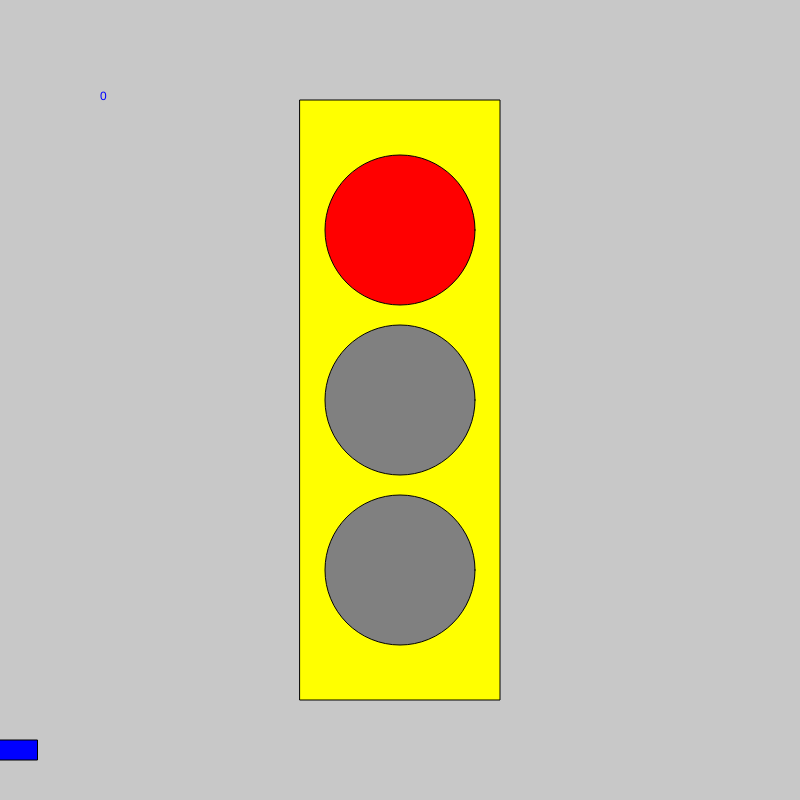
Frame 1 (no input)
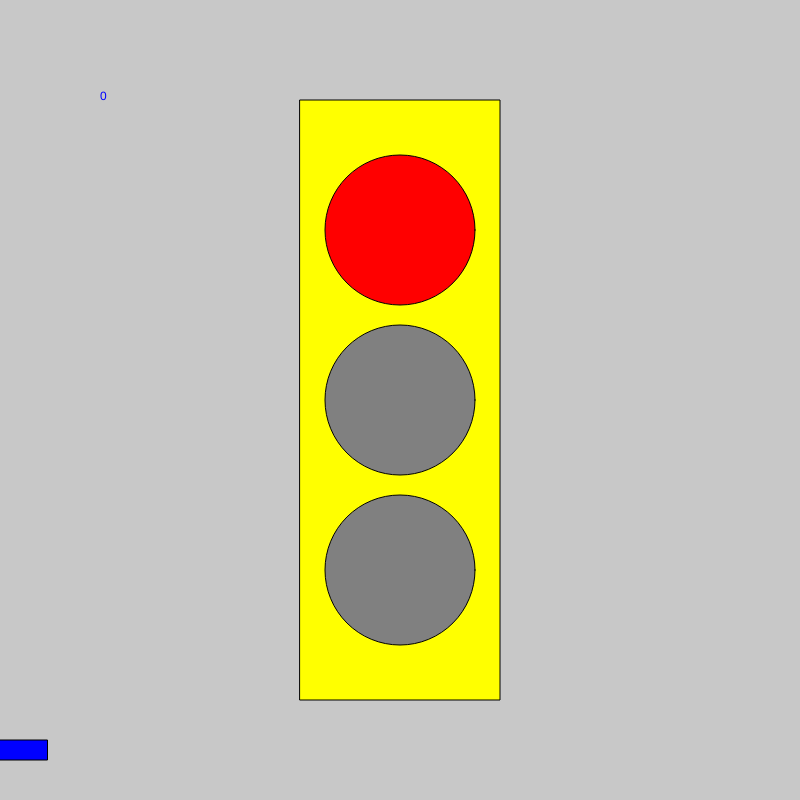
Frame 60 (no input)
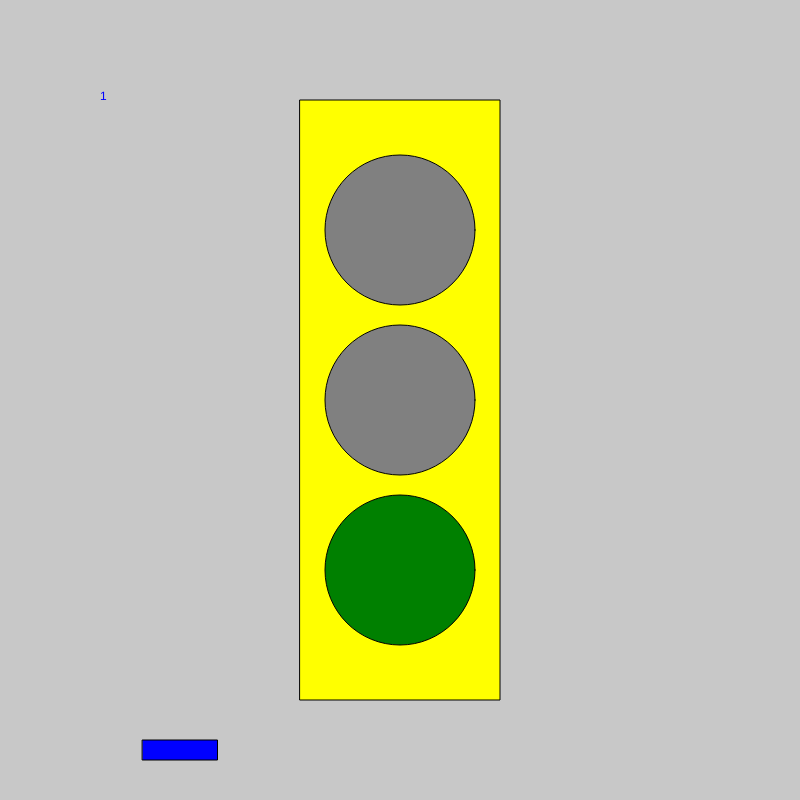
Frame 120 (the mouse pressed at the canvas centre since frame 60)

The p5.js sketch that drew these frames (run headless with seeded random() and noise() and a simulated clock; from frame 60 on, the mouse is pressed at the canvas centre):

// p5.js sketch
// ── sketch.js
let state = 0;
let timer = 0;
let x = 0;
let velocity = 10;

function setup() {
  createCanvas(800, 800);
  ellipseMode(CENTER);
  rectMode(CENTER);
}

function draw() {

  background(200);
  fill('yellow');
  rect(width/2, height/2, 200, 600);

//car code

fill('blue');
rect(x, 750, 75, 20);
x = x + velocity;
if (x > width){
  x=0;
}


//stoplight
  switch (state) {

    case 0: //red
      text("0", 100, 100);

      fill('red');
      ellipse(width/2, height/2 -170, 150, 150);

      fill('grey');
      ellipse(width/2, height/2, 150, 150);

      fill('grey');
      ellipse(width/2, height/2 +170, 150, 150);


      velocity = 0;
      break;

    case 1: // green
      text("1", 100, 100);

      fill('grey');
      ellipse(width/2, height/2 -170, 150, 150);

      fill('grey');
      ellipse(width/2, height/2, 150, 150);

      fill('green');
      ellipse(width/2, height/2 +170, 150, 150);


      velocity = 10;
      break;

    case 2: //yellow
      text("2", 100, 100);

      fill('grey');
      ellipse(width/2, height/2 -170, 150, 150);

      fill('yellow');
      ellipse(width/2, height/2, 150, 150);

      fill('grey');
      ellipse(width/2, height/2 +170, 150, 150);


      velocity = 5;
      break;

  }


//timer
  timer = timer +1;
  if (timer>100) {
    timer = 0;
    state++;
    if(state > 2) state = 0;
  }


}

function mouseReleased() {
  state++;
  if(state > 2) state = 0;

}
